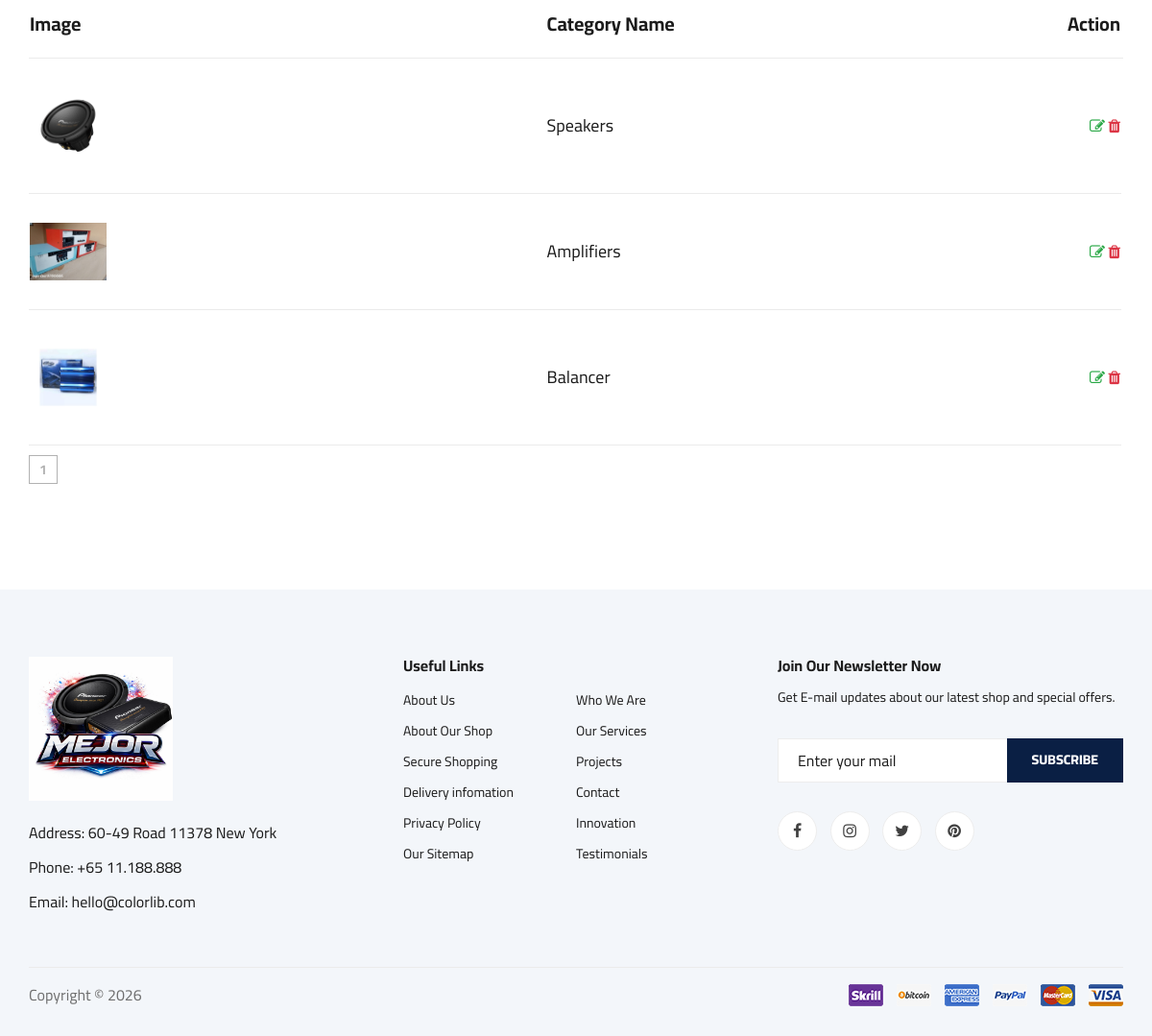
The app's page /addCategory (signed in, lower part), older data.
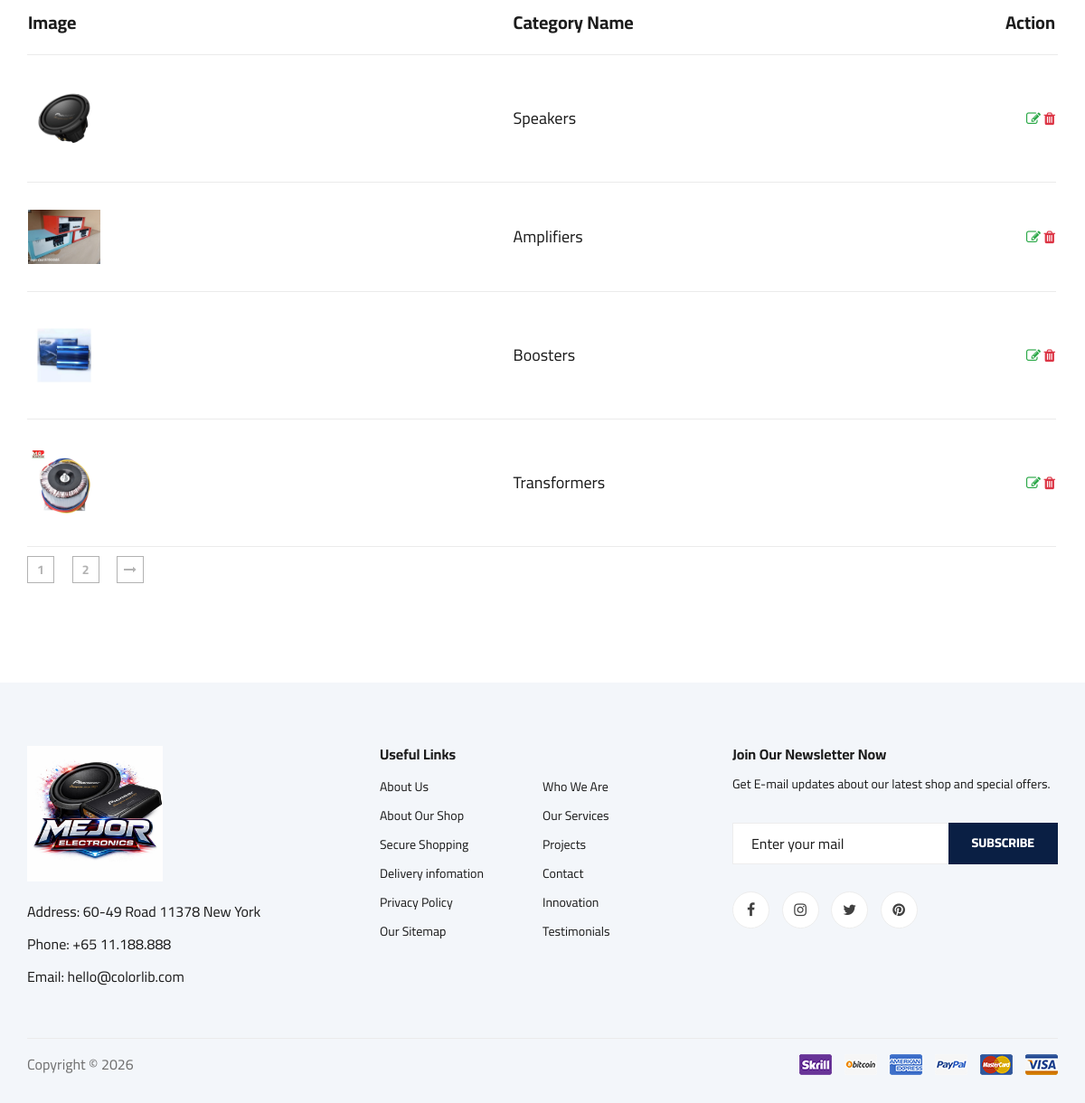
The same page, newer data.
### demoapp/models.py (models this page shows)
class Category(models.Model):
    name=models.CharField(max_length=200)
    image = models.ImageField(upload_to="category/",default='default.jpeg')
    created_at=models.DateTimeField(auto_now_add=True)

### demoapp/views.py (the view)
# urls.py: path('addCategory',views.addCategory,name="addCategory"),
@staff_member_required(login_url='login')  # redirect non-staff users
def addCategory(request):
    if request.method == "POST":
        form = CategoryForm(request.POST, request.FILES)
        if form.is_valid():
            form.save()
            messages.success(request, "Posted successfully")
            return redirect('addCategory')
        else:
           messages.success(request, "Posted Failed")
    else:
        form = CategoryForm()
    category_list = Category.objects.all()
    paginator = Paginator(category_list, 4)  # 5 items per page
    page_number = request.GET.get("page")
    page_obj = paginator.get_page(page_number)
    mydict = {
        'form': form,
        'allCategory': page_obj
    }
    return render(request, 'addCategory.html', context=mydict)

### demoapp/forms.py
class CategoryForm(forms.ModelForm):
    class Meta:
        model = Category
        fields = ['name','image']  # include only fields you want in the form

### demoapp/context_processors.py (called while the page is built)
def product_list(request):
    return {
        "product_list": Product.objects.all()
    }

def favorite_count(request):
    count = 0
    if request.user.is_authenticated:
        count = Favorite.objects.filter(user=request.user).count()
    return {
        "favorite_count": count
    }

def cart_total(request):
    cart = request.session.get('cart', {})
    subtotal = 0
    cart_count = 0
    for item in cart.values():
        subtotal += Decimal(item['price']) * item['quantity']
        cart_count += item['quantity']
    return {
        "subtotal": subtotal,
        "cart_count": cart_count
    }

### templates/addCategory.html (shortened to what this page needs)
{% extends 'master.html' %}
{% load static %}
{% block content%}
<div class="contact-form spad">
    <div class="container">
        <div class="row mt-5">
            <div class="col-lg-12">
                <div class="shoping__cart__table">
                    <table>
                        <thead>
                            <tr>
                                <th class="shoping__product">Image</th>
                                <th class="shoping__product">Category Name</th>
                                <th>Action</th>
                                <th></th>
                            </tr>
                        </thead>
                        <tbody>
                            {% for category  in allCategory %}
                            <tr>
                                <td class="shoping__cart__item">
                                    {% load static %}
                                    <img src="{{ category.image.url }}" class="img-fluid" alt="" width="80" height="80">
                                </td>
                                <td class="shoping__cart__item">
                                    <h5>{{category.name}}</h5>
                                </td>
                                <td class="shoping__cart__item__close">
                                    <a href="/editCategory/{{category.id}}"><i class="fa fa-edit text-success"></i></a>
                                    <a href="/deleteCategory/{{category.id}}"><i class="fa fa-trash text-danger"></i></a>
                                </td>
                            </tr>
                            {% endfor %}
                        </tbody>
                    </table>
                     <div class="product__pagination">
                                        {% for num in allCategory.paginator.page_range %}
                                            {% if allCategory.number == num %}
                                                <a class="active">{{ num }}</a>
                                            {% else %}
                                                <a href="?page={{ num }}">{{ num }}</a>
                                            {% endif %}
                                        {% endfor %}
                                        {% if allCategory.has_next %}
                                            <a href="?page={{ orders.next_page_number }}">
                                                <i class="fa fa-long-arrow-right"></i>
                                            </a>
                                        {% endif %}
                            </div>
                </div>
            </div>
        </div>
    </div>
</div>
{% endblock%}

Row changes from the older to the newer data that the page shows:
changed Category: name "Balancer" → "Boosters"
added Category: image (picture), name "Transformers"
Text that changed along with them:
new list line: "2"
